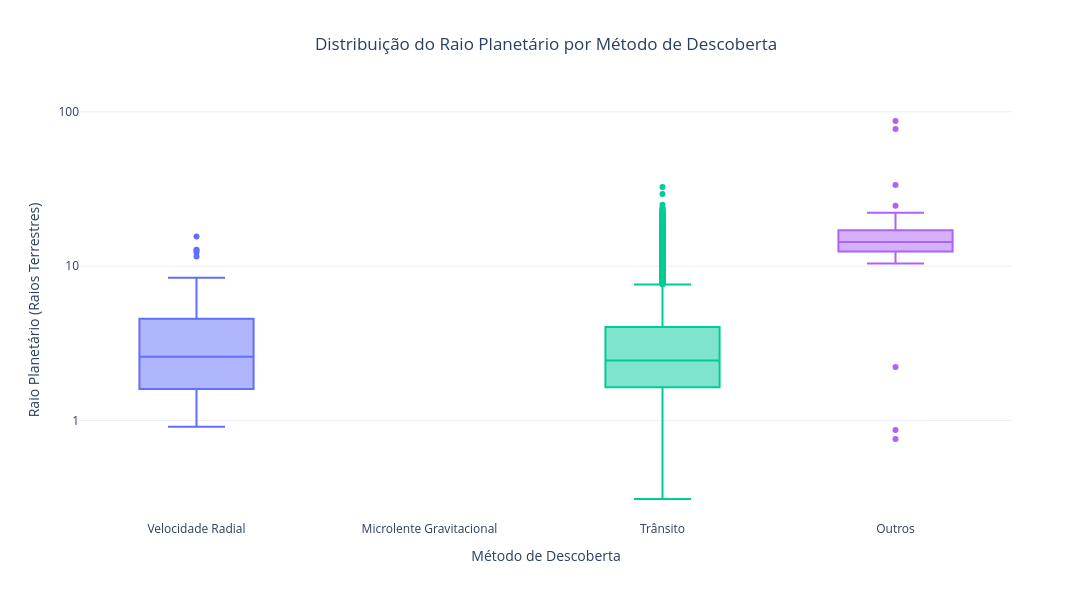

Notebook code cell kept with this figure:
### Code cell
df_raio = df.dropna(subset=['metodo_descoberta', 'raio_planetario'])
df_raio = df_raio[df_raio['raio_planetario'] > 0]

todos_metodos = df['metodo_descoberta'].dropna().unique().tolist()

fig_raio = px.box(
    df_raio,
    x='metodo_descoberta',
    y='raio_planetario',
    color='metodo_descoberta',
    hover_name='nome_planeta',
    category_orders={'metodo_descoberta': todos_metodos},
    log_y=True,
    title='Distribuição do Raio Planetário por Método de Descoberta',
    labels={
        'metodo_descoberta': 'Método de Descoberta',
        'raio_planetario': 'Raio Planetário (Raios Terrestres)'
    },
    template='plotly_white'
)

fig_raio.update_traces(marker=dict(size=6))

fig_raio.update_yaxes(
    dtick=1,
    tickvals=[0.1, 1, 10, 100],
    ticktext=['0.1', '1', '10', '100']
)

fig_raio.update_layout(
    width=1100,
    height=600,
    title_x=0.5,
    showlegend=False
)

fig_raio.show()

### Figure 1 — Plotly figure (JSON) as saved in the notebook; plotly's stock layout.template omitted (floating-point values rounded to 4 significant figures; data arrays with more than 128 entries replaced by an {"elided": "..."} marker saying what was removed)
{"data": [{"alignmentgroup": "True", "hovertemplate": "<b>%{hovertext}</b><br><br>Método de Descoberta=%{x}<br>Raio Planetário (Raios Terrestres)=%{y}<extra></extra>", "hovertext": ["HD 224018 b", "TOI-1203 b", "TOI-1422 c", "TOI-1472 c", "TOI-238 c", "HD 88986 b", "HIP 29442 c", "HIP 29442 d", "GJ 414 A b", "GJ 414 A c", "GJ 486 b", "HD 63935 c", "HD 95338 b", "HD 136352 b", "HD 136352 c", "HD 136352 d", "HD 219134 b", "HD 219134 c", "HD 219134 d", "HD 219134 f", "GJ 3470 b", "HD 97658 b", "HD 17156 b", "HD 118203 b", "HD 149026 b", "HD 189733 b", "55 Cnc e", "GJ 436 b", "HD 80606 b", "HD 209458 b"], "legendgroup": "Velocidade Radial", "marker": {"color": "#636efa", "size": 6}, "name": "Velocidade Radial", "notched": false, "offsetgroup": "Velocidade Radial", "orientation": "v", "showlegend": true, "type": "box", "x": ["Velocidade Radial", "Velocidade Radial", "Velocidade Radial", "Velocidade Radial", "Velocidade Radial", "Velocidade Radial", "Velocidade Radial", "Velocidade Radial", "Velocidade Radial", "Velocidade Radial", "Velocidade Radial", "Velocidade Radial", "Velocidade Radial", "Velocidade Radial", "Velocidade Radial", "Velocidade Radial", "Velocidade Radial", "Velocidade Radial", "Velocidade Radial", "Velocidade Radial", "Velocidade Radial", "Velocidade Radial", "Velocidade Radial", "Velocidade Radial", "Velocidade Radial", "Velocidade Radial", "Velocidade Radial", "Velocidade Radial", "Velocidade Radial", "Velocidade Radial"], "x0": " ", "xaxis": "x", "y": [0.91, 1.52, 2.61, 3.334, 2.18, 2.49, 1.551, 1.538, 2.63, 8.4, 1.289, 3.065, 4.272, 1.664, 2.916, 2.562, 1.602, 1.511, 1.61, 1.31, 4.57, 2.12, 12.26, 12.78, 8.295, 12.67, 1.875, 4.17, 11.57, 15.58], "y0": " ", "yaxis": "y"}, {"alignmentgroup": "True", "hovertemplate": "<b>%{hovertext}</b><br><br>Método de Descoberta=%{x}<br>Raio Planetário (Raios Terrestres)=%{y}<extra></extra>", "hovertext": {"elided": "4756 str values"}, "legendgroup": "Trânsito", "marker": {"color": "#00cc96", "size": 6}, "name": "Trânsito", "notched": false, "offsetgroup": "Trânsito", "orientation": "v", "showlegend": true, "type": "box", "x": {"elided": "4756 str values"}, "x0": " ", "xaxis": "x", "y": {"elided": "4756 float values"}, "y0": " ", "yaxis": "y"}, {"alignmentgroup": "True", "hovertemplate": "<b>%{hovertext}</b><br><br>Método de Descoberta=%{x}<br>Raio Planetário (Raios Terrestres)=%{y}<extra></extra>", "hovertext": ["WISPIT 2 c", "bet Pic d", "HD 135344 A b", "HD 143811 AB b", "TOI-201 c", "V2376 Ori b", "TOI-1408 c", "TOI-4504 d", "BD+60 1417 b", "COCONUTS-2 b", "CFHTWIR-Oph 98 b", "TYC 8998-760-1 c", "PDS 70 c", "2MASS J0249-0557 c", "PDS 70 b", "HIP 65426 b", "2MASS J02192210-3925225 b", "VHS J125601.92-125723.9 b", "GU Psc b", "HD 100546 b", "Kepler-76 b", "WISEP J121756.91+162640.2 A b", "kap And b", "KOI-55 b", "KOI-55 c", "WD 0806-661 b", "HR 8799 e", "Ross 458 c", "HR 8799 b", "HR 8799 c", "HR 8799 d", "CT Cha b", "HD 203030 b", "HN Peg b", "2MASS J12073346-3932539 b", "GQ Lup b"], "legendgroup": "Outros", "marker": {"color": "#ab63fa", "size": 6}, "name": "Outros", "notched": false, "offsetgroup": "Outros", "orientation": "v", "showlegend": true, "type": "box", "x": ["Outros", "Outros", "Outros", "Outros", "Outros", "Outros", "Outros", "Outros", "Outros", "Outros", "Outros", "Outros", "Outros", "Outros", "Outros", "Outros", "Outros", "Outros", "Outros", "Outros", "Outros", "Outros", "Outros", "Outros", "Outros", "Outros", "Outros", "Outros", "Outros", "Outros", "Outros", "Outros", "Outros", "Outros", "Outros", "Outros"], "x0": " ", "xaxis": "x", "y": [17.93, 14.12, 16.25, 15.69, 10.4, 87.21, 2.22, 11.26, 14.68, 12.58, 20.85, 12.33, 22.19, 17.37, 21.97, 16.81, 16.14, 13.67, 14.18, 77.34, 15.24, 10.47, 15.92, 0.759, 0.867, 12.11, 13.11, 14.01, 13.0, 13.0, 13.0, 24.66, 14.46, 11.78, 15.69, 33.6], "y0": " ", "yaxis": "y"}], "layout": {"boxmode": "overlay", "height": 600, "legend": {"title": {"text": "Método de Descoberta"}, "tracegroupgap": 0}, "showlegend": false, "title": {"text": "Distribuição do Raio Planetário por Método de Descoberta", "x": 0.5}, "width": 1100, "xaxis": {"anchor": "y", "categoryarray": ["Velocidade Radial", "Microlente Gravitacional", "Trânsito", "Outros"], "categoryorder": "array", "domain": [0, 1], "title": {"text": "Método de Descoberta"}}, "yaxis": {"anchor": "x", "domain": [0, 1], "dtick": 1, "ticktext": ["0.1", "1", "10", "100"], "tickvals": [0.1, 1, 10, 100], "title": {"text": "Raio Planetário (Raios Terrestres)"}, "type": "log"}}}
